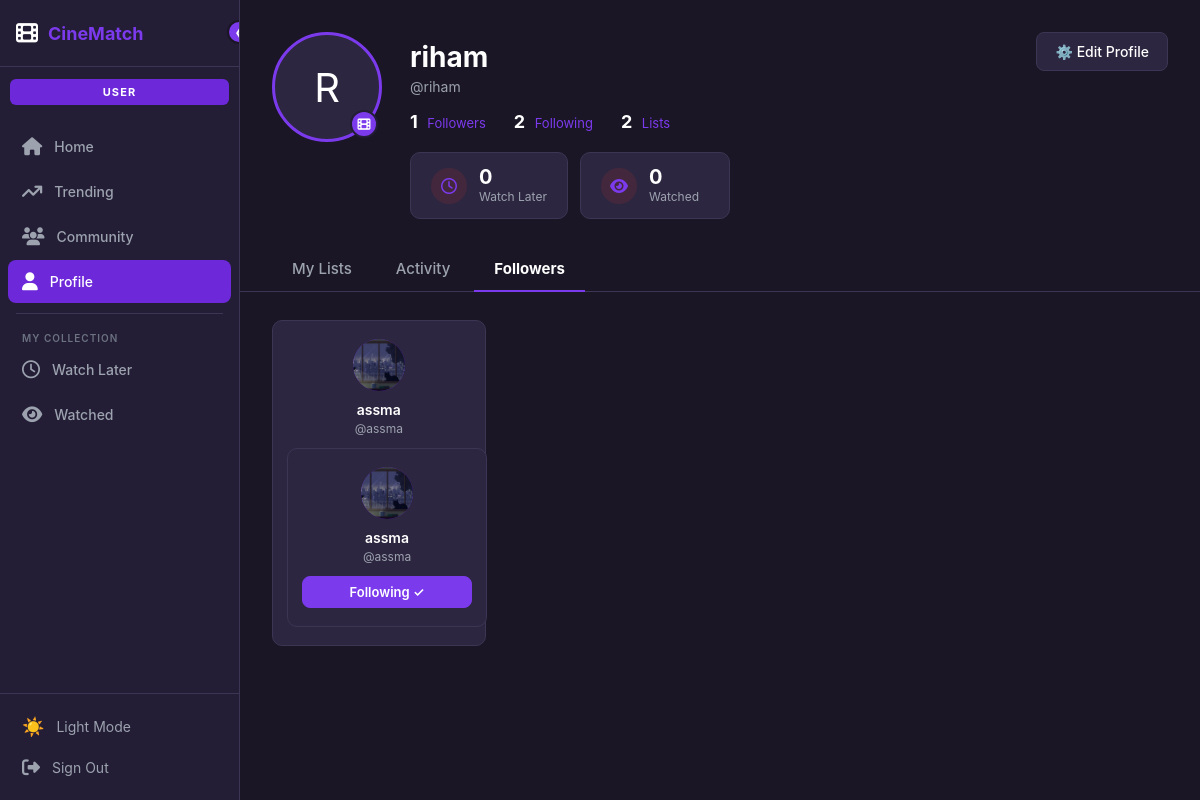
The app's page /users/profile/?tab=followers (signed in) with its own data.
### users/models.py (models this page shows, shortened)
class User(AbstractUser):
    avatar = models.ImageField(upload_to='avatars/', blank=True, null=True)
    bio = models.TextField(blank=True)
    genre_test_done = models.BooleanField(default=False)
    favorite_genres = models.JSONField(default=list, blank=True)
    following = models.ManyToManyField(
        'self',
        symmetrical=False,
        related_name='followers',
        blank=True
    )
    def get_followers_count(self):
        return self.followers.count()
    def get_following_count(self):
        return self.following.count()

### users/views.py (the view)
# urls.py: path('profile/', views.profile_view, name='profile'),
@login_required
def profile_view(request):
    tab = request.GET.get('tab', 'lists')
    if request.method == 'POST':
        form = ProfileForm(
            request.POST,
            request.FILES,
            instance=request.user
        )
        if form.is_valid():
            form.save()
            messages.success(request, 'Profile updated!')
            return redirect('profile')
    else:
        form = ProfileForm(instance=request.user)
    followers = request.user.followers.all()
    following_ids = set(request.user.following.values_list('id', flat=True))
    return render(request, 'users/profile.html', {
        'form': form,
        'tab': tab,
        'followers': followers,
        'following_ids': following_ids,
        'followers_count': request.user.get_followers_count(),
        'following_count': request.user.get_following_count(),
    })

### templates/users/profile.html (shortened to what this page needs)
{% extends 'base.html' %}
{% block content %}
<div class="profile-wrap">
  <div class="profile-top">
    <div class="avatar-wrap">
      {% if user.avatar %}
        <img src="{{ user.avatar.url }}" class="avatar-img" alt="{{ user.username }}">
      {% else %}
        <div class="avatar-placeholder">
          {{ user.username|first|upper }}
        </div>
      {% endif %}
      <div class="avatar-badge"><i class="fa-solid fa-film"></i></div>
    </div>
    <div class="profile-info">
      <div class="profile-username">{{ user.username }}</div>
      <div class="profile-handle">@{{ user.username }}</div>
      <div class="profile-stats">
        <div class="profile-stat">
          <span class="num">{{ followers_count }}</span>
          <span class="lbl">Followers</span>
        </div>
        <div class="profile-stat">
          <span class="num">{{ following_count }}</span>
          <span class="lbl">Following</span>
        </div>
        <div class="profile-stat">
          <span class="num">2</span>
          <span class="lbl">Lists</span>
        </div>
      </div>
      <div class="collection-cards">
        <a href="?tab=lists" class="col-card">
          <div class="col-card-icon"><i class="fa-regular fa-clock"></i></div>
          <div>
            <div class="col-card-num">0</div>
            <div class="col-card-lbl">Watch Later</div>
          </div>
        </a>
        <a href="?tab=activity" class="col-card">
          <div class="col-card-icon"><i class="fa-solid fa-eye"></i></div>
          <div>
            <div class="col-card-num">0</div>
            <div class="col-card-lbl">Watched</div>
          </div>
        </a>
      </div>
    </div>
    <a href="?tab=edit" class="edit-profile-btn">
      ⚙️ Edit Profile
    </a>
  </div>
  <div class="tabs-bar">
    <a href="?tab=lists"
       class="tab-btn {% if tab == 'lists' %}active{% endif %}">
      My Lists
    </a>
    <a href="?tab=activity"
       class="tab-btn {% if tab == 'activity' %}active{% endif %}">
      Activity
    </a>
    <a href="?tab=followers"
       class="tab-btn {% if tab == 'followers' %}active{% endif %}">
      Followers
    </a>
  </div>
  <div class="tab-content">
    {% if tab == 'lists' %}
      <div class="lists-header">
        <div>
          <h2>Custom Lists</h2>
          <p>Organize your movies into collections</p>
        </div>
        <button class="create-list-btn">+ Create List</button>
      </div>
      <div class="lists-grid">
        <div class="list-card">
          <div class="list-card-icon">♥</div>
          <div class="list-card-name">Favorites</div>
          <div class="list-card-count">0 movies</div>
        </div>
        <div class="list-card">
          <div class="list-card-icon">♥</div>
          <div class="list-card-name">Must Watch</div>
          <div class="list-card-count">0 movies</div>
        </div>
      </div>
    {% elif tab == 'activity' %}
      <div class="empty-state">
        <div class="empty-state-icon"><i class="fa-solid fa-film"></i></div>
        <p>Activity feed coming soon!<br>Track your movie watching history.</p>
      </div>
    {% elif tab == 'followers' %}
      {% if followers %}
        <div class="followers-grid">
          {% for follower in followers %}
            <div class="follower-card">
              <div class="follower-av">
                {% if follower.avatar %}
                  <img src="{{ follower.avatar.url }}">
                {% else %}
                  {{ follower.username|first|upper }}
                {% endif %}
              </div>
              <div class="follower-name">{{ follower.username }}</div>
              <div class="follower-handle">@{{ follower.username }}</div>
              {% if followers %}
  <div class="followers-grid">
    {% for follower in followers %}
      <div class="follower-card">
        <div class="follower-av">
          {% if follower.avatar %}
            <img src="{{ follower.avatar.url }}">
          {% else %}
            {{ follower.username|first|upper }}
          {% endif %}
        </div>
        <div class="follower-name">{{ follower.username }}</div>
        <div class="follower-handle">@{{ follower.username }}</div>
        <a href="{% url 'follow' follower.id %}"
           class="follow-toggle-btn {% if follower.id in following_ids %}following{% endif %}">
          {% if follower.id in following_ids %}
            Following ✓
          {% else %}
            Follow
          {% endif %}
        </a>
      </div>
    {% endfor %}
  </div>
{% endif %}
            </div>
          {% endfor %}
        </div>
      {% endif %}
    {% endif %}
  </div>
</div>
{% endblock %}

### templates/base.html (style rules this page uses)
[data-theme="dark"] { --bg: #1a1625; --bg2: #231d35; --bg3: #2d2640; --text: #ffffff; --text2: #9ca3af; --text3: #6b7280; --border: #3d3554; --card: #231d35; --input-bg: #2d2640; --red: #7c3aed; --red2: #6d28d9; --gold: #f59e0b; }
* { box-sizing: border-box; margin: 0; padding: 0; }
body { font-family: 'Inter', sans-serif; background: var(--bg); color: var(--text); display: flex; min-height: 100vh; transition: background .3s, color .3s; }

### templates/users/profile.html (style rules this page uses)
.profile-wrap { padding: 32px 32px 0; }
.profile-top { display: flex; align-items: flex-start; gap: 28px; padding-bottom: 28px; position: relative; }
.edit-profile-btn { position: absolute; top: 0; right: 0; display: flex; align-items: center; gap: 8px; padding: 10px 18px; border-radius: 8px; background: var(--bg3); border: 1px solid var(--border); color: var(--text); font-size: 14px; font-weight: 500; cursor: pointer; text-decoration: none; transition: all .15s; }
.avatar-wrap { position: relative; flex-shrink: 0; }
.avatar-placeholder { width: 110px; height: 110px; border-radius: 50%; background: var(--bg3); border: 3px solid var(--red); display: flex; align-items: center; justify-content: center; font-size: 40px; }
.avatar-badge { position: absolute; bottom: 4px; right: 4px; width: 28px; height: 28px; border-radius: 50%; background: var(--red); border: 2px solid var(--bg2); display: flex; align-items: center; justify-content: center; font-size: 13px; }
.profile-info { flex: 1; padding-top: 8px; }
.profile-username { font-size: 28px; font-weight: 700; color: var(--text); margin-bottom: 4px; }
.profile-handle { font-size: 14px; color: var(--text2); margin-bottom: 16px; }
.profile-stats { display: flex; gap: 28px; margin-bottom: 20px; flex-wrap: wrap; }
.profile-stat .num { font-size: 18px; font-weight: 700; color: var(--text); }
.profile-stat .lbl { font-size: 13px; color: var(--red); margin-left: 5px; }
.collection-cards { display: flex; gap: 12px; flex-wrap: wrap; }
.col-card { display: flex; align-items: center; gap: 12px; background: var(--bg3); border: 1px solid var(--border); border-radius: 10px; padding: 14px 20px; min-width: 150px; text-decoration: none; transition: border-color .15s; }
.col-card-icon { width: 36px; height: 36px; border-radius: 50%; background: rgba(192,57,43,.15); display: flex; align-items: center; justify-content: center; font-size: 16px; color: var(--red); flex-shrink: 0; }
.col-card-num { font-size: 20px; font-weight: 700; color: var(--text); line-height: 1; margin-bottom: 2px; }
.col-card-lbl { font-size: 12px; color: var(--text2); }
.tabs-bar { display: flex; gap: 4px; border-bottom: 1px solid var(--border); margin: 0 -32px; padding: 0 32px; }
.tab-btn { padding: 12px 20px; font-size: 15px; font-weight: 500; color: var(--text2); cursor: pointer; border-bottom: 2px solid transparent; margin-bottom: -1px; text-decoration: none; transition: all .15s; background: none; border-top: none; border-left: none; border-right: none; font-family: inherit; }
.tab-btn.active { color: var(--text); font-weight: 700; border-bottom-color: var(--red); }
.tab-content { padding: 28px 0; }
.followers-grid { display: grid; grid-template-columns: repeat(auto-fill, minmax(200px, 1fr)); gap: 14px; }
.follower-card { background: var(--bg3); border: 1px solid var(--border); border-radius: 10px; padding: 18px 14px; text-align: center; transition: border-color .15s; }
.follower-av { width: 52px; height: 52px; border-radius: 50%; background: var(--red2); display: flex; align-items: center; justify-content: center; font-size: 20px; font-weight: 700; color: white; margin: 0 auto 10px; overflow: hidden; }
.follower-av img { width: 100%; height: 100%; object-fit: cover; }
.follower-name { font-size: 14px; font-weight: 600; color: var(--text); margin-bottom: 3px; }
.follower-handle { font-size: 12px; color: var(--text2); margin-bottom: 12px; }
.follow-toggle-btn { width: 100%; padding: 7px; border-radius: 8px; border: 1px solid var(--red); color: var(--red); background: transparent; font-size: 13px; font-weight: 600; cursor: pointer; font-family: inherit; transition: all .15s; text-decoration: none; display: block; }
.follow-toggle-btn:hover, .follow-toggle-btn.following { background: var(--red); color: white; }

### records on screen
User: username|first "R", username "riham"
User: avatar (picture), username "assma", shows "Following ✓"

### other values on screen
{{ followers_count }} "1"
{{ following_count }} "2"
